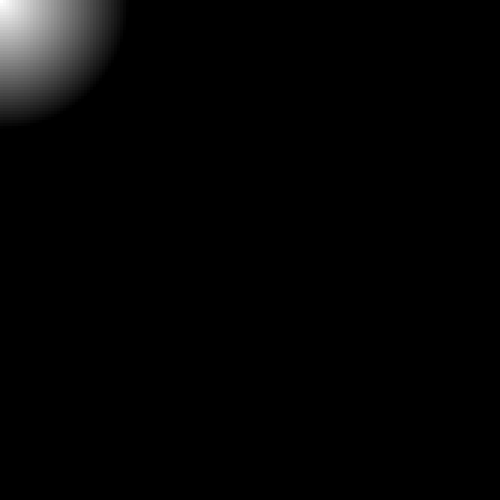
Frame 1 (no input)
Frame 60 (the mouse pressed at the canvas centre just before this capture): identical to frame 1, image omitted
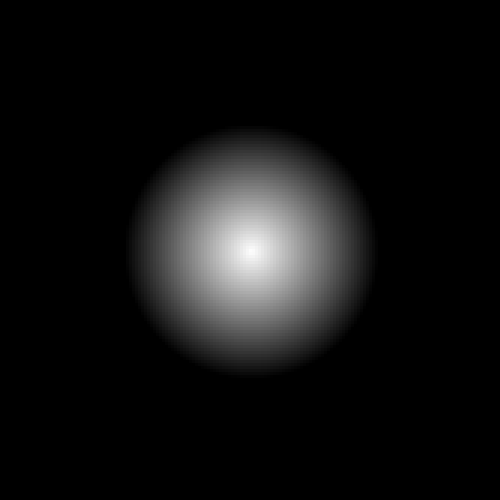
Frame 120 (the mouse held since frame 60 and released just before this capture)

The Processing sketch that drew these frames (run headless with seeded random() and noise(); from frame 60 on, the mouse is pressed at the canvas centre):

// Processing sketch: lanterna2
// ── lanterna2.pde
int rectSize;
int i, j;

void setup() {
  size(500, 500);
  background(20);
  
  rectSize = 3;
  i = 0;
  j = 0;
}

void draw() {
    //fill(random(50, 200));
    //rect(i, j, rectSize, rectSize);
    
    //i += rectSize;
    
    //if(i >= width) {
    //  i = 0;
    //  j += rectSize;
    //}
  
  for(int i = 0; i < height; i += rectSize) {
    for(int j = 0; j < width; j += rectSize) {
      fill(255-dist(i, j, mouseX, mouseY)*2);
      stroke(255-dist(i, j, mouseX, mouseY)*2);
      rect(i, j, rectSize, rectSize);
    }
  }
}
